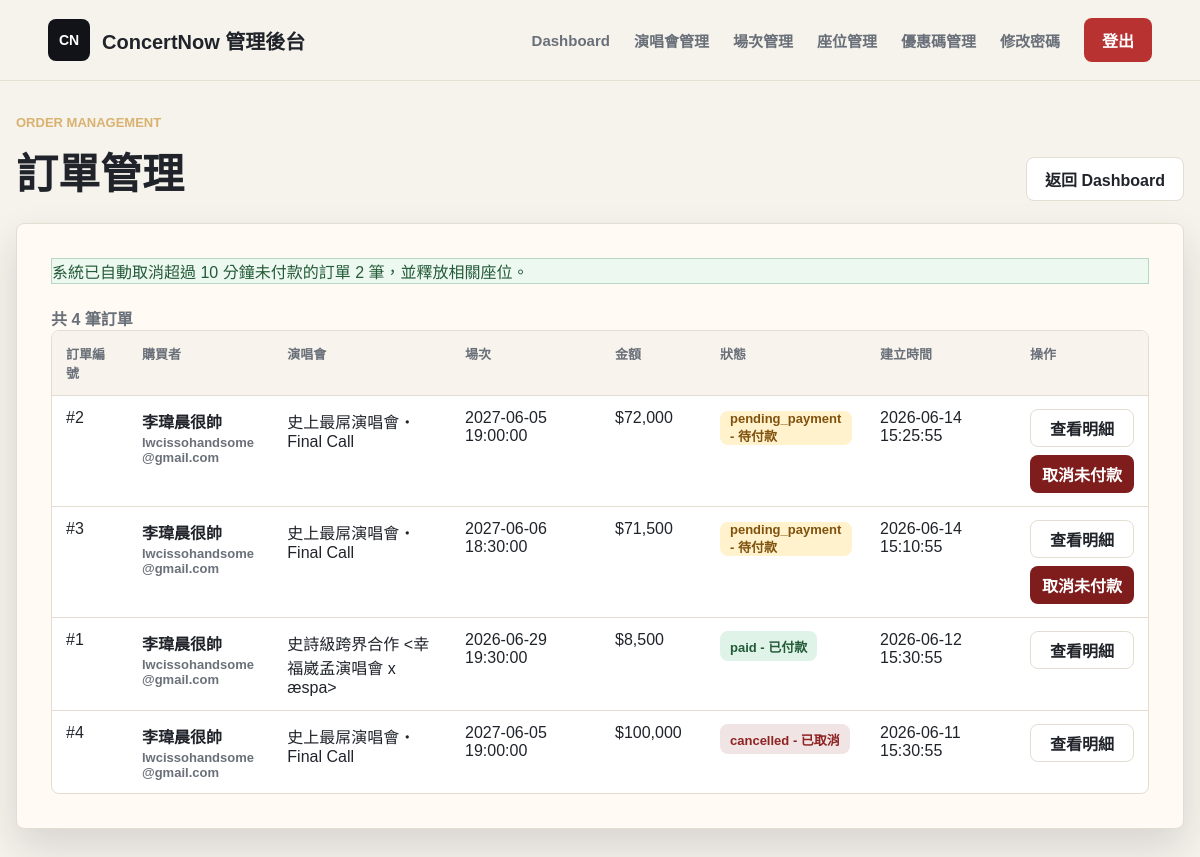
The page /manager/orders.php (signed in) on the database its author committed.
### tables this page shows
CREATE TABLE Orders (
    order_id INT AUTO_INCREMENT PRIMARY KEY,
    user_id INT,
    show_id INT,
    promo_id INT NULL,                      
    total_price INT NOT NULL,               
    status ENUM('pending_payment', 'paid', 'cancelled') DEFAULT 'pending_payment',
    payment_method VARCHAR(30) NULL,         
    delivery_method VARCHAR(30) NULL,        
    created_at TIMESTAMP DEFAULT CURRENT_TIMESTAMP,
    FOREIGN KEY (user_id) REFERENCES User(user_id),
    FOREIGN KEY (show_id) REFERENCES ShowDate(show_id),
    FOREIGN KEY (promo_id) REFERENCES PromoCode(promo_id) ON DELETE SET NULL
);

CREATE TABLE User (
    user_id INT AUTO_INCREMENT PRIMARY KEY,
    username VARCHAR(50) NOT NULL UNIQUE,
    real_name VARCHAR(50) NOT NULL,
    birth_date DATETIME NOT NULL,
    phone_num VARCHAR(20) NOT NULL,
    id_number VARCHAR(20) NOT NULL UNIQUE,
    email VARCHAR(100) NOT NULL,
    user_address VARCHAR(255) NULL,
    password VARCHAR(255) NOT NULL,
    role ENUM('customer', 'manager') DEFAULT 'customer',
    created_at TIMESTAMP DEFAULT CURRENT_TIMESTAMP
);

CREATE TABLE Concert (
    concert_id INT AUTO_INCREMENT PRIMARY KEY,
    organizer_id INT NULL,                           
    artist VARCHAR(100) NOT NULL,                     
    title VARCHAR(255) NOT NULL,                      
    venue VARCHAR(100) NOT NULL,                      
    concert_address VARCHAR(255) NOT NULL,                    
    image VARCHAR(255),                               
    sale_start DATETIME NOT NULL,                     
    sale_end DATETIME NOT NULL,                       
    description TEXT,                                 
    notice TEXT,                                      
    created_at TIMESTAMP DEFAULT CURRENT_TIMESTAMP,
    FOREIGN KEY (organizer_id) REFERENCES Organizer(organizer_id) ON DELETE SET NULL
);

CREATE TABLE ShowDate (
    show_id INT AUTO_INCREMENT PRIMARY KEY,
    concert_id INT NOT NULL,                          
    show_datetime DATETIME NOT NULL,                  
    status VARCHAR(50) DEFAULT 'available',           
    FOREIGN KEY (concert_id) REFERENCES Concert(concert_id) ON DELETE CASCADE
);

### includes/order_expiration.php (called while the page is built, shortened)
<?php
require_once __DIR__ . '/order_helpers.php';
function orderPaymentDeadlineTimestamp($createdAt)
{
    try {
        $createdDateTime = new DateTimeImmutable((string) $createdAt, new DateTimeZone(ORDER_PAYMENT_TIMEZONE));
    } catch (Exception $exception) {
        return null;
    }
    return $createdDateTime->getTimestamp() + ORDER_PAYMENT_TIMEOUT_SECONDS;
}
function orderPaymentSecondsRemaining($createdAt)
{
    $deadlineTimestamp = orderPaymentDeadlineTimestamp($createdAt);
    $nowTimestamp = (new DateTimeImmutable('now', new DateTimeZone(ORDER_PAYMENT_TIMEZONE)))->getTimestamp();
    return max(0, $deadlineTimestamp - $nowTimestamp);
}
function cancelExpiredPendingOrders($connection, $customerId = null)
{
    $cancelledCount = 0;
    try {
        $params = [];
        $customerFilter = '';
        $stmt = $connection->prepare(
            "SELECT order_id
             FROM Orders
             WHERE status = 'pending_payment'
               AND created_at <= DATE_SUB(NOW(), INTERVAL 10 MINUTE)
               $customerFilter"
        );
        $stmt->execute($params);
        $orderIds = array_map('intval', $stmt->fetchAll(PDO::FETCH_COLUMN));
        foreach ($orderIds as $orderId) {
            if (cancelPendingOrderAndReleaseSeats($connection, $orderId, $customerId, true)) {
                $cancelledCount++;
            }
        }
    } catch (Throwable $exception) {
        if ($connection->inTransaction()) {
            $connection->rollBack();
        }
        error_log('Cancel expired pending orders failed: ' . $exception->getMessage());
        throw $exception;
    }
    return $cancelledCount;
}

### includes/order_helpers.php (called while the page is built, shortened)
<?php
function archiveCancelledTickets(PDO $pdo, int $orderId): void
{
    $archiveStmt = $pdo->prepare(
        "INSERT INTO CancelledTicket
            (order_id, show_id, seat_id, seat_number, price, real_name, id_number)
         SELECT
            orders_table.order_id,
            orders_table.show_id,
            seat.seat_id,
            seat.seat_number,
            seat.price,
            ticket.real_name,
            ticket.id_number
         FROM Ticket ticket
         INNER JOIN Orders orders_table ON orders_table.order_id = ticket.order_id
         INNER JOIN Seat seat ON seat.seat_id = ticket.seat_id
         WHERE ticket.order_id = :order_id"
    );
    $archiveStmt->execute([':order_id' => $orderId]);
}
function cancelPendingOrderAndReleaseSeats(PDO $pdo, int $orderId, ?int $customerId = null, bool $requireExpired = false): bool
{
    $pdo->beginTransaction();
    try {
        $params = [':order_id' => $orderId];
        $customerFilter = '';
        $orderStmt = $pdo->prepare(
            "SELECT order_id, status, created_at
             FROM Orders
             WHERE order_id = :order_id
               $customerFilter
             FOR UPDATE"
        );
        $orderStmt->execute($params);
        $order = $orderStmt->fetch();
        $ticketStmt = $pdo->prepare(
            'SELECT seat_id
             FROM Ticket
             WHERE order_id = :order_id'
        );
        $ticketStmt->execute([':order_id' => $orderId]);
        $seatIds = array_map('intval', $ticketStmt->fetchAll(PDO::FETCH_COLUMN));
        archiveCancelledTickets($pdo, $orderId);
        $seatStmt = $pdo->prepare(
            "UPDATE Seat
             SET status = 'available'
             WHERE seat_id = :seat_id"
        );
        foreach ($seatIds as $seatId) {
            $seatStmt->execute([':seat_id' => $seatId]);
        }
        $deleteStmt = $pdo->prepare('DELETE FROM Ticket WHERE order_id = :order_id');
        $deleteStmt->execute([':order_id' => $orderId]);
        $updateStmt = $pdo->prepare(
            "UPDATE Orders
             SET status = 'cancelled'
             WHERE order_id = :order_id
               AND status = 'pending_payment'"
        );
        $updateStmt->execute([':order_id' => $orderId]);
        $pdo->commit();
        return true;
    } catch (Throwable $exception) {
        if ($pdo->inTransaction()) {
            $pdo->rollBack();
        }
        throw $exception;
    }
}

### includes/manager_auth.php (called while the page is built, shortened)
<?php
function h($value)
{
    return htmlspecialchars((string) $value, ENT_QUOTES, 'UTF-8');
}

### manager/orders.php (the view, shortened to what this page needs)
<?php
$authGuardPath = __DIR__ . '/../includes/auth_guard.php';
if (file_exists($authGuardPath)) {
    require_once $authGuardPath;
    if (function_exists('require_role')) {
        require_role('manager');
    }
} else {
    require_once __DIR__ . '/../includes/manager_auth.php';
}
require_once __DIR__ . '/../includes/db_config.php';
require_once __DIR__ . '/../includes/order_expiration.php';
$errors = [];
$notice = '';
$orders = [];
$dbReady = $pdo instanceof PDO;
$statusLabels = [
    'pending_payment' => '待付款',
    'paid' => '已付款',
    'cancelled' => '已取消',
];
if (!$dbReady) {
    $errors[] = '目前無法連線資料庫，請確認 MySQL 與 includes/db_config.php 設定。';
} else {
    try {
        $autoCancelledCount = cancelExpiredPendingOrders($pdo);
        if ($autoCancelledCount > 0 && $notice === '') {
            $notice = '系統已自動取消超過 10 分鐘未付款的訂單 ' . $autoCancelledCount . ' 筆，並釋放相關座位。';
        }
    } catch (Throwable $exception) {
        error_log('Auto-cancel expired orders failed: ' . $exception->getMessage());
        $errors[] = '自動取消逾時訂單失敗，請稍後再試。';
    }
    try {
        $stmt = $pdo->prepare(
            'SELECT o.order_id,
                    o.user_id,
                    o.show_id,
                    o.total_price,
                    o.status,
                    o.created_at,
                    u.username,
                    u.real_name AS buyer_real_name,
                    u.email,
                    c.title AS concert_title,
                    s.show_datetime
             FROM Orders o
             LEFT JOIN User u ON u.user_id = o.user_id
             LEFT JOIN ShowDate s ON s.show_id = o.show_id
             LEFT JOIN Concert c ON c.concert_id = s.concert_id
             ORDER BY o.created_at DESC, o.order_id DESC'
        );
        $stmt->execute();
        $orders = $stmt->fetchAll();
    } catch (PDOException $exception) {
        error_log('Fetch orders failed: ' . $exception->getMessage());
        $errors[] = '讀取訂單列表失敗，請稍後再試。';
    }
}
?>
<!doctype html>
<html lang="zh-Hant">
<head>
    <link rel="stylesheet" href="../assets/css/style.css">
</head>
<body>
    <header class="site-header">
        <a class="brand" href="/concert_system/manager/dashboard.php" aria-label="ConcertNow 管理後台">
            <span class="brand-mark">CN</span>
            <span>ConcertNow 管理後台</span>
        </a>
        <nav class="main-nav" aria-label="管理功能">
            <a href="/concert_system/manager/dashboard.php">Dashboard</a>
            <a href="/concert_system/manager/concerts.php">演唱會管理</a>
            <a href="/concert_system/manager/shows.php">場次管理</a>
            <a href="/concert_system/manager/seats.php">座位管理</a>
            <a href="/concert_system/manager/promocodes.php">優惠碼管理</a>
            <a href="/concert_system/manager/change_password.php">修改密碼</a>
            <a class="login-button" href="/concert_system/manager/logout.php">登出</a>
        </nav>
    </header>
    <main class="concert-section manager-orders">
        <div class="section-title">
            <div>
                <p>Order Management</p>
                <h2>訂單管理</h2>
            </div>
            <a class="secondary-action" href="/concert_system/manager/dashboard.php">返回 Dashboard</a>
        </div>
        <section class="placeholder-card orders-panel">
            <div class="orders-layout">
                <?php if ($notice !== ''): ?>
                    <div class="auth-success"><?= h($notice) ?></div>
                <?php endif; ?>
                <div>
                    <div class="orders-summary">
                        <span>共 <?= h(count($orders)) ?> 筆訂單</span>
                    </div>
                    <div class="table-wrap">
                        <?php if ($orders): ?>
                            <table class="orders-table">
                                <thead>
                                    <tr>
                                        <th>訂單編號</th>
                                        <th>購買者</th>
                                        <th>演唱會</th>
                                        <th>場次</th>
                                        <th>金額</th>
                                        <th>狀態</th>
                                        <th>建立時間</th>
                                        <th>操作</th>
                                    </tr>
                                </thead>
                                <tbody>
                                    <?php foreach ($orders as $order): ?>
                                        <tr>
                                            <td>#<?= h($order['order_id']) ?></td>
                                            <td>
                                                <div class="buyer-cell">
                                                    <strong><?= h($order['buyer_real_name'] ?: $order['username'] ?: '未知會員') ?></strong>
                                                    <span><?= h($order['email'] ?: '無 email') ?></span>
                                                </div>
                                            </td>
                                            <td><?= h($order['concert_title'] ?: '未找到演唱會') ?></td>
                                            <td><?= h($order['show_datetime'] ?: '未找到場次') ?></td>
                                            <td>$<?= h(number_format((float) $order['total_price'])) ?></td>
                                            <td>
                                                <span class="status-pill is-<?= h($order['status']) ?>">
                                                    <?= h($order['status']) ?> - <?= h($statusLabels[$order['status']] ?? $order['status']) ?>
                                                </span>
                                            </td>
                                            <td><?= h($order['created_at']) ?></td>
                                            <td>
                                                <div class="row-actions">
                                                    <a class="secondary-action" href="/concert_system/manager/orders.php?order_id=<?= h($order['order_id']) ?>">
                                                        查看明細
                                                    </a>
                                                    <?php if ($order['status'] === 'pending_payment'): ?>
                                                        <form method="post" action="/concert_system/manager/orders.php" onsubmit="return confirm('確定要取消此未付款訂單嗎？');">
                                                            <button class="danger-action" type="submit">取消未付款</button>
                                                        </form>
                                                    <?php endif; ?>
                                                </div>
                                            </td>
                                        </tr>
                                    <?php endforeach; ?>
                                </tbody>
                            </table>
                        <?php else: ?>
                            <div class="empty-row">目前沒有訂單資料。</div>
                        <?php endif; ?>
                    </div>
                </div>
            </div>
        </section>
    </main>
</body>
</html>

### assets/css/style.css (style rules this page uses)
:root { --bg: #f6f2ec; --surface: #fffaf3; --text: #20242a; --muted: #6a7079; --line: #e4ddd2; --accent: #b83232; --accent-dark: #8f2323; --ink: #111318; --shadow: 0 18px 40px rgba(31, 35, 40, 0.14); }
* { box-sizing: border-box; }
html { scroll-behavior: smooth; }
body { margin: 0; min-height: 100vh; background: var(--bg); color: var(--text); font-family: "PingFang TC", "Noto Sans TC", "Microsoft JhengHei", Arial, sans-serif; }
button, input[type="button"], input[type="submit"], input[type="reset"], .login-button, .primary-action, .ticket-link, .secondary-action, .disabled-action, .seat-zone-action, .show-select-action, .placeholder-link, .auth-submit, .danger-action { font-size: max(16px, 1em) !important; }
a { color: inherit; text-decoration: none; }
.site-header { position: sticky; top: 0; z-index: 20; display: flex; align-items: center; justify-content: space-between; gap: 24px; width: 100%; padding: 18px clamp(18px, 4vw, 56px); background: rgba(246, 242, 236, 0.92); border-bottom: 1px solid rgba(228, 221, 210, 0.9); backdrop-filter: blur(16px); }
.brand { display: inline-flex; align-items: center; gap: 12px; font-size: 20px; font-weight: 800; letter-spacing: 0; }
.brand-mark { display: inline-grid; place-items: center; width: 42px; height: 42px; color: #fff; background: var(--ink); border-radius: 8px; font-size: 14px; }
.main-nav { display: flex; align-items: center; gap: clamp(12px, 2vw, 28px); color: var(--muted); font-size: 15px; font-weight: 700; }
.login-button, .primary-action, .ticket-link, .secondary-action, .disabled-action, .seat-zone-action, .show-select-action, .placeholder-link, .auth-submit { display: inline-flex; align-items: center; justify-content: center; min-height: 44px; padding: 0 18px; border: 0; border-radius: 8px; background: var(--accent); color: #fff; font-weight: 800; cursor: pointer; }
.secondary-action { border: 1px solid var(--line); background: #fff; color: var(--text); }
.slide-kicker, .section-title p { margin: 0 0 10px; color: #d9b26f; font-size: 13px; font-weight: 900; letter-spacing: 0; text-transform: uppercase; }
.concert-section { width: min(1180px, calc(100% - 32px)); margin: 64px auto 72px; }
.section-title { display: flex; align-items: end; justify-content: space-between; gap: 20px; margin-bottom: 22px; }
.section-title h2 { margin: 0; color: var(--text); font-size: clamp(28px, 4vw, 42px); letter-spacing: 0; }
.placeholder-card { width: min(620px, 100%); padding: 34px; border: 1px solid var(--line); border-radius: 8px; background: var(--surface); box-shadow: var(--shadow); }
.auth-success { border: 1px solid #b8d8c4; background: #edf8f1; color: #245b38; }
.danger-action { border-color: #e2b4b4; color: #9a2525; font-size: 17px; }

### rows shown on the page
orders: order_id "2", user.real_name "李瑋晨很帥", user.email "lwcissohandsome@gmail.com", concert.title "史上最屌演唱會・Final Call", show.show_datetime "2027-06-05 19:00:00", total_price "72,000", status "pending_payment", status "待付款", created_at "2026-06-14 15:25:55"
orders: order_id "3", user.real_name "李瑋晨很帥", user.email "lwcissohandsome@gmail.com", concert.title "史上最屌演唱會・Final Call", show.show_datetime "2027-06-06 18:30:00", total_price "71,500", status "pending_payment", status "待付款", created_at "2026-06-14 15:10:55"
orders: order_id "1", user.real_name "李瑋晨很帥", user.email "lwcissohandsome@gmail.com", concert.title "史詩級跨界合作 <幸福崴孟演唱會 x æspa>", show.show_datetime "2026-06-29 19:30:00", total_price "8,500", status "paid", status "已付款", created_at "2026-06-12 15:30:55"
orders: order_id "4", user.real_name "李瑋晨很帥", user.email "lwcissohandsome@gmail.com", concert.title "史上最屌演唱會・Final Call", show.show_datetime "2027-06-05 19:00:00", total_price "100,000", status "cancelled", status "已取消", created_at "2026-06-11 15:30:55"

### other values the page prints
$notice "系統已自動取消超過 10 分鐘未付款的訂單 2 筆，並釋放相關座位。"
count($orders) "4"
